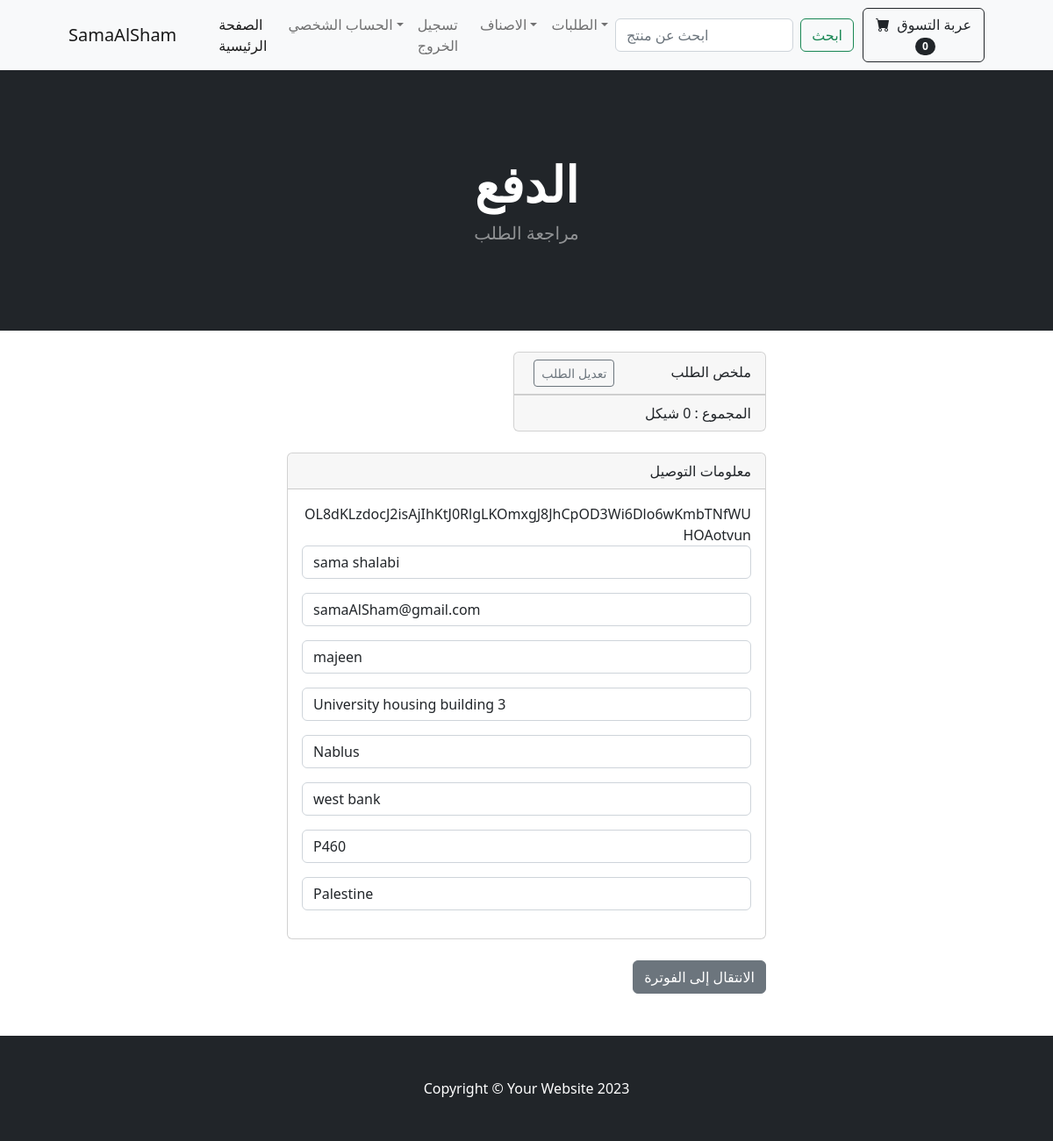
The app's page /payment/checkout (signed in) with its own data.
### payment/models.py (models this page shows, shortened)
class ShippingAddress(models.Model):
    user = models.ForeignKey(User, on_delete=models.CASCADE, null=True, blank=True)
    shipping_full_name = models.CharField(max_length=255)
    shipping_email = models.CharField(max_length=255)
    shipping_address1 = models.CharField(max_length=255)
    shipping_address2 = models.CharField(max_length=255, null=True, blank=True)
    shipping_city = models.CharField(max_length=255)
    shipping_state = models.CharField(max_length=255, null=True, blank=True)
    shipping_zipcode = models.CharField(max_length=255, null=True, blank=True)
    shipping_country = models.CharField(max_length=255)
    class Meta:
        verbose_name_plural = "Shipping Address"

### payment/views.py (the view, shortened to what this page needs)
# urls.py: path('checkout', views.checkout, name='checkout'),
def checkout(request):
    cart = Cart(request)
    cart_products = cart.get_prods
    quantities = cart.get_quants
    totals = cart.cart_total()
    if request.user.is_authenticated:
        shipping_user = ShippingAddress.objects.get(user__id=request.user.id)
        shipping_form = ShippingForm(request.POST or None, instance=shipping_user)
        return render(
            request,
            "payment/checkout.html",
            {
                "cart_products": cart_products,
                "quantities": quantities,
                "totals": totals,
                "shipping_form": shipping_form,
            },
        )

### cart/cart.py (called while the page is built, shortened)
    def cart_total(self):
        product_ids = self.cart.keys()
        products = Product.objects.filter(id__in=product_ids)
        quantities = self.cart
        total = 0
        return total

    def __len__(self):
        return len(self.cart)

    def get_prods(self):
        product_ids = self.cart.keys()
        products = Product.objects.filter(id__in=product_ids)
        return products

### cart/context_processors.py (called while the page is built)
def cart(request):
    return {"cart": Cart(request)}

### payment/templates/payment/checkout.html (shortened to what this page needs)
{% extends 'base.html' %}
{% load static %}
{% block content %}
<header class="bg-dark py-5">
    <div class="container px-4 px-lg-5 my-5">
        <div class="text-center text-white">
            <h1 class="display-4 fw-bolder">الدفع</h1>
            <p class="lead fw-normal text-white-50 mb-0">مراجعة الطلب</p>
        </div>
    </div>
</header>
<div class="container" align="right">
    <div class="row">
        <div class="col-md-6 offset-md-3">
            <div class="card" style="width: 18rem;" align="right">
                <div class="card-header">
                    <a href="{% url 'cart_summary'%}" class="btn btn-sm btn-outline-secondary" align="left"
                        style="margin-right: 60px;">تعديل
                        الطلب</a>
                    ملخص الطلب
                </div>
                <ul class="list-group list-group-flush" align="right">
                </ul>
                <div class="card-footer" align="right">
                    المجموع : {{totals}} شيكل
                </div>
            </div>
            <div class="card">
                <div class="card-header">
                    معلومات التوصيل
                </div>
                <div class="card-body">
                    <form method="POST" action="{% url 'billing_info' %}">
                        {{csrf_token}}
                        {{shipping_form.as_p}}
                </div>
            </div>
            <button type="submit" class="btn btn-secondary">الانتقال إلى الفوترة</button>
        </div>
    </div>
</div>
{% endblock%}

### records on screen
ShippingAddress: shipping_full_name "sama shalabi", shipping_email "samaAlSham@gmail.com", shipping_address1 "majeen", shipping_address2 "University housing building 3", shipping_city "Nablus", shipping_state "west bank", shipping_zipcode "P460", shipping_country "Palestine"

### other values on screen
{{ cart|length }} "0"
